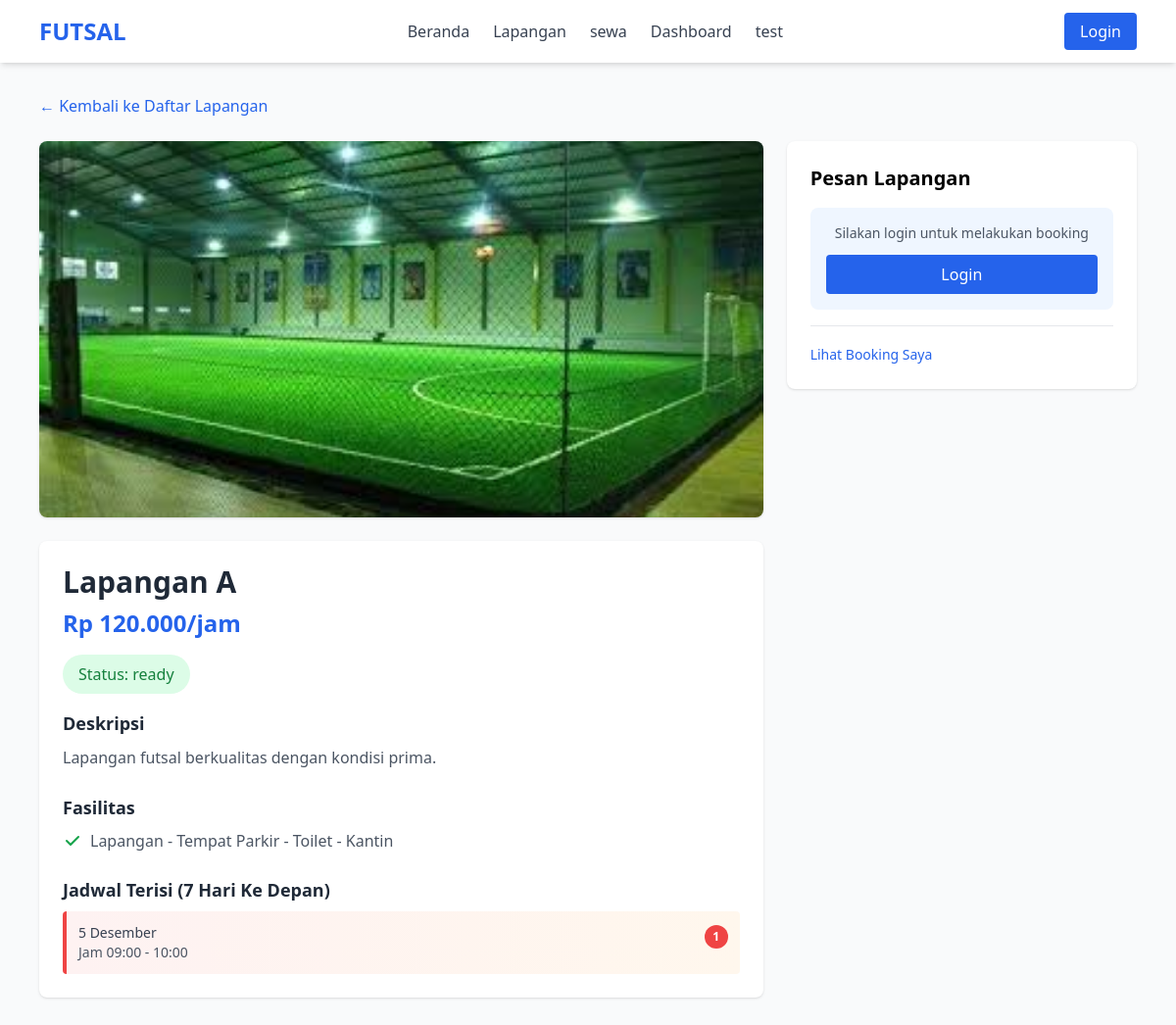
/lapangan_detail.php?id=1, run on the app's committed database.
### tables this page shows
CREATE TABLE `lapangan` (
  `id` int(11) NOT NULL,
  `nama` varchar(100) NOT NULL,
  `harga_per_jam` int(11) NOT NULL,
  `status` enum('ready','maintenance') DEFAULT 'ready',
  `gambar` varchar(255) DEFAULT NULL,
  `deskripsi` text DEFAULT NULL,
  `fasilitas` varchar(500) DEFAULT NULL
);

CREATE TABLE `booking` (
  `id` int(11) NOT NULL,
  `user_id` int(11) NOT NULL,
  `lapangan_id` int(11) NOT NULL,
  `tanggal` date NOT NULL,
  `jam_mulai` time NOT NULL,
  `jam_selesai` time NOT NULL,
  `total_harga` int(11) NOT NULL,
  `status` enum('pending','confirmed','canceled') DEFAULT 'pending',
  `created_at` timestamp NOT NULL DEFAULT current_timestamp()
);

### function/booking.php (called while the page is built, shortened)
<?php
function get_bookings_for_lapangan($conn, $lapangan_id, $from = null, $to = null) {
    $lapangan_id = intval($lapangan_id);
    $from = $from ? mysqli_real_escape_string($conn, $from) : date('Y-m-d');
    $to = $to ? mysqli_real_escape_string($conn, $to) : date('Y-m-d', strtotime('+7 days'));
    $sql = "SELECT tanggal, jam_mulai, jam_selesai FROM booking WHERE lapangan_id=$lapangan_id AND tanggal BETWEEN '$from' AND '$to' AND status != 'canceled' ORDER BY tanggal, jam_mulai";
    $res = mysqli_query($conn, $sql);
    $out = [];
    if ($res) {
        while ($r = mysqli_fetch_assoc($res)) {
            $out[] = $r;
        }
    }
    return $out;
}

### function/helpers.php (called while the page is built, shortened)
<?php
function friendly_date_id($date) {
    $dateObj = DateTime::createFromFormat('Y-m-d', $date);
    $months = ['Januari','Februari','Maret','April','Mei','Juni','Juli','Agustus','September','Oktober','November','Desember'];
    $day = $dateObj->format('j');
    $monthName = $months[intval($dateObj->format('n')) - 1];
    return $day . ' ' . $monthName;
}

### lapangan_detail.php (the view, shortened to what this page needs)
<?php
include "includes/config.php";
include "includes/header.php";
$lapangan_id = isset($_GET['id']) ? intval($_GET['id']) : 0;
$q = mysqli_query($conn, "SELECT * FROM lapangan WHERE id=$lapangan_id LIMIT 1");
$lapangan = mysqli_fetch_assoc($q);
require_once __DIR__ . '/function/helpers.php';
require_once __DIR__ . '/function/booking.php';
$today = date('Y-m-d');
$nextWeek = date('Y-m-d', strtotime('+7 days'));
$bookings = get_bookings_for_lapangan($conn, $lapangan_id, $today, $nextWeek);
?>
<main class="min-h-screen bg-gray-50 py-8">
    <div class="max-w-6xl mx-auto px-4">
        <div class="mb-6">
            <a href="lapangan.php" class="text-blue-600 hover:underline">&larr; Kembali ke Daftar Lapangan</a>
        </div>
        <div class="grid grid-cols-1 lg:grid-cols-3 gap-6">
            <div class="lg:col-span-2">
                <div class="bg-white rounded-lg shadow overflow-hidden mb-6">
                    <?php if (!empty($lapangan['gambar']) && file_exists('assets/images/' . $lapangan['gambar'])): ?>
                        <img src="assets/images/<?= htmlspecialchars($lapangan['gambar']) ?>" alt="<?= htmlspecialchars($lapangan['nama']) ?>" class="w-full h-96 object-cover">
                    <?php endif; ?>
                </div>
                <div class="bg-white rounded-lg shadow p-6 mb-6">
                    <div class="mb-4">
                        <h1 class="text-3xl font-bold text-gray-800 mb-2"><?= htmlspecialchars($lapangan['nama']) ?></h1>
                        <p class="text-2xl text-blue-600 font-semibold">Rp <?= number_format($lapangan['harga_per_jam'],0,',','.') ?>/jam</p>
                    </div>
                    <div class="mb-4">
                        <span class="inline-block px-4 py-2 rounded-full <?= $lapangan['status']=='ready' ? 'bg-green-100 text-green-700' : 'bg-yellow-100 text-yellow-700' ?>">
                            Status: <?= htmlspecialchars($lapangan['status']) ?>
                        </span>
                    </div>
                    <div class="mb-6">
                        <h3 class="text-lg font-semibold text-gray-800 mb-2">Deskripsi</h3>
                        <p class="text-gray-600 leading-relaxed">
                            <?= htmlspecialchars($lapangan['deskripsi'] ?? 'Lapangan futsal berkualitas dengan kondisi prima.') ?>
                        </p>
                    </div>
                    <div class="mb-6">
                        <h3 class="text-lg font-semibold text-gray-800 mb-2">Fasilitas</h3>
                        <div class="text-gray-600">
                            <?php
                                $fasilitas = $lapangan['fasilitas'] ?? 'Lapangan - Tempat Parkir - Toilet - Kantin';
                                $items = array_map('trim', explode(',', $fasilitas));
                            ?>
                            <ul class="space-y-2">
                                <?php foreach ($items as $item): ?>
                                    <li class="flex items-center">
                                        <svg class="w-5 h-5 text-green-600 mr-2" fill="currentColor" viewBox="0 0 20 20">
                                            <path fill-rule="evenodd" d="M16.707 5.293a1 1 0 010 1.414l-8 8a1 1 0 01-1.414 0l-4-4a1 1 0 011.414-1.414L8 12.586l7.293-7.293a1 1 0 011.414 0z" clip-rule="evenodd"></path>
                                        </svg>
                                        <?= htmlspecialchars($item) ?>
                                    </li>
                                <?php endforeach; ?>
                            </ul>
                        </div>
                    </div>
                    <div>
                        <h3 class="text-lg font-semibold text-gray-800 mb-2">Jadwal Terisi (7 Hari Ke Depan)</h3>
                        <?php if (count($bookings) > 0): ?>
                            <div class="space-y-2 max-h-48 overflow-y-auto">
                                <?php $priority = 1; foreach ($bookings as $b): ?>
                                    <div class="bg-gradient-to-r from-red-50 to-orange-50 p-3 rounded border-l-4 border-red-500 relative" data-priority="<?= $priority ?>">
                                        <div class="flex justify-between items-start">
                                            <div class="flex-1">
                                                <p class="text-sm font-medium text-gray-700"><?= htmlspecialchars(friendly_date_id($b['tanggal'])) ?></p>
                                                <p class="text-sm text-gray-600">Jam <?= htmlspecialchars(substr($b['jam_mulai'],0,5)) ?> - <?= htmlspecialchars(substr($b['jam_selesai'],0,5)) ?></p>
                                            </div>
                                            <div class="ml-2">
                                                <span class="inline-flex items-center justify-center w-6 h-6 text-xs font-bold text-white bg-red-500 rounded-full"><?= $priority ?></span>
                                            </div>
                                        </div>
                                    </div>
                                    <?php $priority++; ?>
                                <?php endforeach; ?>
                            </div>
                        <?php else: ?>
                            <p class="text-gray-500 text-sm">Tidak ada jadwal terisi untuk 7 hari ke depan</p>
                        <?php endif; ?>
                    </div>
                </div>
            </div>
            <div class="lg:col-span-1">
                <div class="bg-white rounded-lg shadow p-6">
                    <h3 class="text-xl font-bold mb-4">Pesan Lapangan</h3>
                    <?php if (!isset($_SESSION['user'])): ?>
                        <div class="bg-blue-50 p-4 rounded-lg mb-4 text-center">
                            <p class="text-sm text-gray-600 mb-3">Silakan login untuk melakukan booking</p>
                            <a href="login.php" class="block w-full bg-blue-600 text-white py-2 rounded hover:bg-blue-700 transition">Login</a>
                        </div>
                    <?php endif; ?>
                    <div class="mt-4 pt-4 border-t">
                        <a href="my_bookings.php" class="text-sm text-blue-600 hover:underline">Lihat Booking Saya</a>
                    </div>
                </div>
            </div>
        </div>
    </div>
</main>
<?php include "includes/footer.php"; ?>

### data on the page
lapangan: gambar (picture), nama "Lapangan A", harga_per_jam "120.000", status "ready", deskripsi "Lapangan futsal berkualitas dengan kondisi prima.", fasilitas "Lapangan - Tempat Parkir - Toilet - Kantin"
booking: tanggal "5 Desember", jam_mulai "09:00", jam_selesai "10:00"
